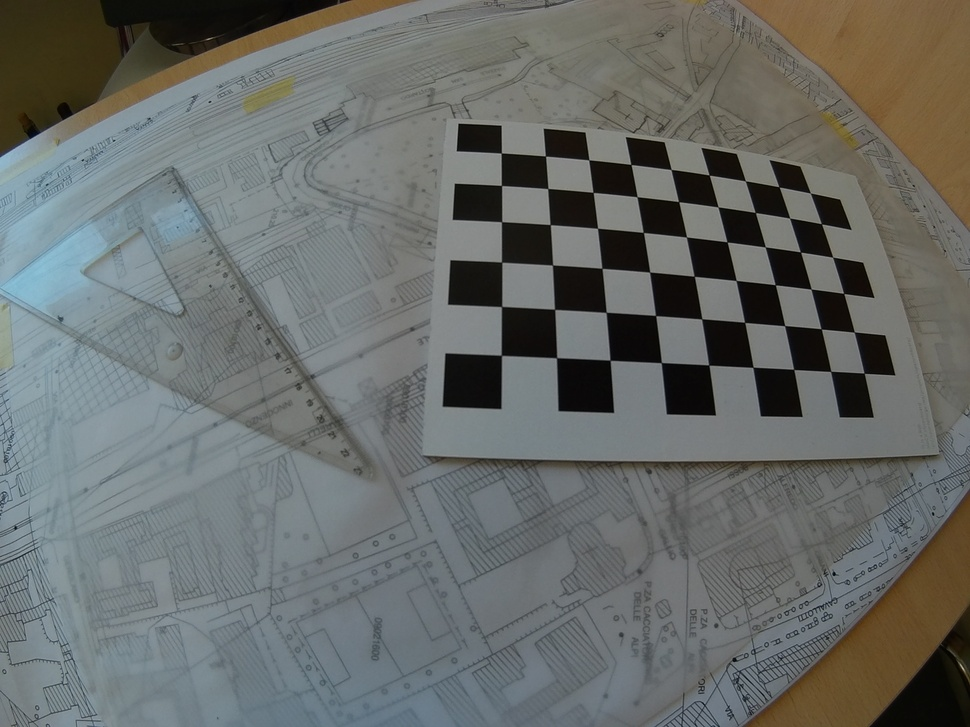
#> input picture openCV/single/HD_18_archi.JPG, 970 x 727 px, shrunk from 2048 x 1536 before the run
$ python calibrate.py single/HD_18_archi.JPG
#> lines starting #> are read from the running program, lines starting #| are printed output that depends on the picture; long printed decimals are rounded
### openCV/common.py
#!/usr/bin/env python

'''
This module contains some common routines used by other samples.
'''

# Python 2/3 compatibility
from __future__ import print_function
import sys
PY3 = sys.version_info[0] == 3

if PY3:
    from functools import reduce

import numpy as np
import cv2

# built-in modules
import os
import itertools as it
from contextlib import contextmanager

image_extensions = ['.bmp', '.jpg', '.jpeg', '.png', '.tif', '.tiff', '.pbm', '.pgm', '.ppm']

class Bunch(object):
    def __init__(self, **kw):
        self.__dict__.update(kw)
    def __str__(self):
        return str(self.__dict__)

def splitfn(fn):
    path, fn = os.path.split(fn)
    name, ext = os.path.splitext(fn)
    return path, name, ext

def anorm2(a):
    return (a*a).sum(-1)
def anorm(a):
    return np.sqrt( anorm2(a) )

# [44 lines left out: functions homotrans, to_rect, rect2rect_mtx, lookat, mtx2rvec, draw_str, not called in this run]

class Sketcher:
    # [8 lines left out: function __init__, not called in this run]

    def show(self):
        cv2.imshow(self.windowname, self.dests[0])

    # [13 lines left out: function on_mouse, not called in this run]


# palette data from matplotlib/_cm.py
_jet_data =   {'red':   ((0., 0, 0), (0.35, 0, 0), (0.66, 1, 1), (0.89,1, 1),
                         (1, 0.5, 0.5)),
               'green': ((0., 0, 0), (0.125,0, 0), (0.375,1, 1), (0.64,1, 1),
                         (0.91,0,0), (1, 0, 0)),
               'blue':  ((0., 0.5, 0.5), (0.11, 1, 1), (0.34, 1, 1), (0.65,0, 0),
                         (1, 0, 0))}

cmap_data = { 'jet' : _jet_data }

# [14 lines left out: function make_cmap, not called in this run]

def nothing(*arg, **kw):
    pass

def clock():
    return cv2.getTickCount() / cv2.getTickFrequency()

# [8 lines left out: function Timer, not called in this run]

class StatValue:
    def __init__(self, smooth_coef = 0.5):
        self.value = None
        self.smooth_coef = smooth_coef
    # [6 lines left out: function update, not called in this run]

class RectSelector:
    # [31 lines left out: functions __init__, onmouse, draw, not called in this run]
    @property
    def dragging(self):
        return self.drag_rect is not None


# [24 lines left out: functions grouper, mosaic, not called in this run]

def getsize(img):
    h, w = img.shape[:2]
    return w, h

def mdot(*args):
    return reduce(np.dot, args)

# [4 lines left out: function draw_keypoints, not called in this run]

### openCV/calibrate.py
#!/usr/bin/env python

'''
camera calibration for distorted images with chess board samples
reads distorted images, calculates the calibration and write undistorted images

usage:
    calibrate.py [--debug <output path>] [--square_size] [<image mask>]

default values:
    --debug:    ./output/
    --square_size: 1.0
    <image mask> defaults to ../data/left*.jpg
'''

# Python 2/3 compatibility
from __future__ import print_function

import numpy as np
import cv2

# local modules
from common import splitfn

# built-in modules
import os

if __name__ == '__main__':
    import sys
    import getopt
    from glob import glob

    args, img_mask = getopt.getopt(sys.argv[1:], '', ['debug=', 'square_size='])
    args = dict(args)
    args.setdefault('--debug', './output/')
    args.setdefault('--square_size', 1.0)
    if not img_mask:
        img_mask = '*.jpg'  # default
    else:
        img_mask = img_mask[0]

    img_names = glob(img_mask)
    debug_dir = args.get('--debug')
    if not os.path.isdir(debug_dir):
        os.mkdir(debug_dir)
    square_size = float(args.get('--square_size'))

    pattern_size = (9, 6)
    pattern_points = np.zeros((np.prod(pattern_size), 3), np.float32)
    pattern_points[:, :2] = np.indices(pattern_size).T.reshape(-1, 2)
    pattern_points *= square_size

    obj_points = []
    img_points = []
    h, w = 0, 0
    img_names_undistort = []
    for fn in img_names:
        print('processing %s... ' % fn, end='')
        img = cv2.imread(fn, 0)
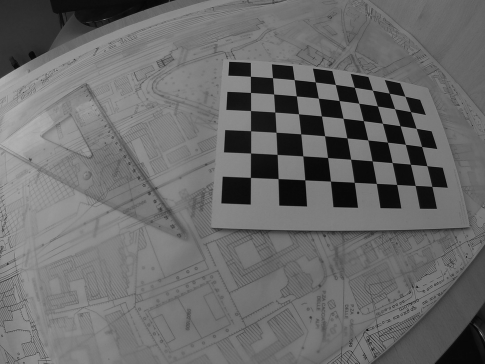
#> img: shape (727, 970) (shown at 1/2 size); min 0, max 182, mean 106.4
        if img is None:
            print("Failed to load", fn)
            continue

        h, w = img.shape[:2]
        found, corners = cv2.findChessboardCorners(img, pattern_size)
#> found = True; corners = 54 rows, first 8: [501.1, 153], [545.3, 155.8], [588.9, 160.1], [631, 164.4], [671, 169.6], [709, 174.9], [745.3, 181], [779, 187]
        if found:
            term = (cv2.TERM_CRITERIA_EPS + cv2.TERM_CRITERIA_COUNT, 30, 0.1)
            cv2.cornerSubPix(img, corners, (5, 5), (-1, -1), term)

        if debug_dir:
            vis = cv2.cvtColor(img, cv2.COLOR_GRAY2BGR)
            cv2.drawChessboardCorners(vis, pattern_size, corners, found)
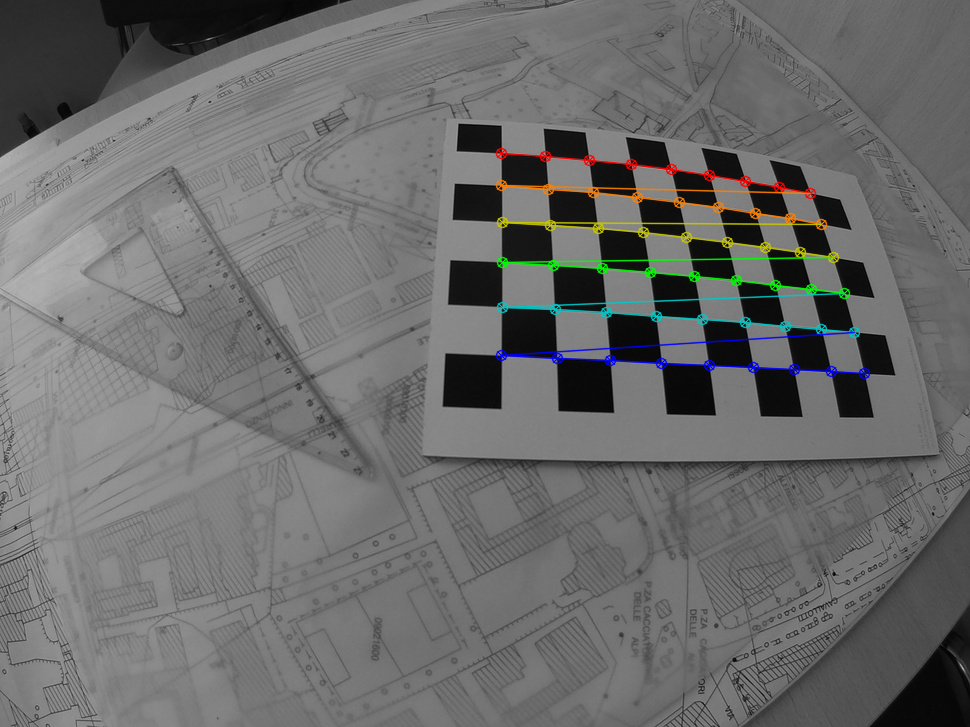
#> vis: shape (727, 970, 3); mean B, G, R 106.6, 107.1, 106.8
            path, name, ext = splitfn(fn)
            outfile = debug_dir + name + '_chess.png'
            cv2.imwrite(outfile, vis)
            if found:
                img_names_undistort.append(outfile)

        if not found:
            print('chessboard not found')
            continue

        img_points.append(corners.reshape(-1, 2))
        obj_points.append(pattern_points)

        print('ok')

    # calculate camera distortion
    rms, camera_matrix, dist_coefs, rvecs, tvecs = cv2.calibrateCamera(obj_points, img_points, (w, h), None, None)
#> rms = 0.142; camera_matrix = [[295.6, 0, 456.2], [0, 279.1, 383.2], [0, 0, 1]]; dist_coefs = [[-0.0813, 0.00831, -0.00235, 0.00209, -0.000567]]; rvecs = ([-0.198, -0.0187, 0.0403],); tvecs = ([0.992, -5.42, 6.23],)

    print("\nRMS:", rms)
#| RMS: 0.1425
    print("camera matrix:\n", camera_matrix)
#| camera matrix:
#|  [[295.593   0.         456.181]
#|  [  0.         279.137 383.245]
#|  [  0.           0.           1.        ]]
    print("distortion coefficients: ", dist_coefs.ravel())
#| distortion coefficients:  [-0.08128  0.008313 -0.002348  0.002086 -0.0005667]

    # undistort the image with the calibration
    print('')
    for img_found in img_names_undistort:
        img = cv2.imread(img_found)

        h,  w = img.shape[:2]
        newcameramtx, roi = cv2.getOptimalNewCameraMatrix(camera_matrix, dist_coefs, (w, h), 1, (w, h))
#> newcameramtx = [[128.5, 0, 575.5], [0, 144.8, 423.1], [0, 0, 1]]; roi = (377, 224, 421, 377)

        dst = cv2.undistort(img, camera_matrix, dist_coefs, None, newcameramtx)
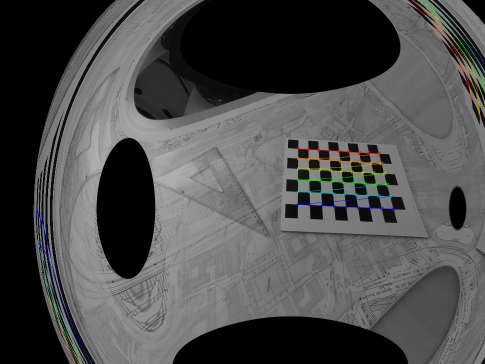
#> dst: shape (727, 970, 3) (shown at 1/2 size); mean B, G, R 75.5, 75.8, 75.7

        # crop and save the image
        x, y, w, h = roi
#> x = 377; y = 224; w = 421; h = 377
        dst = dst[y:y+h, x:x+w]
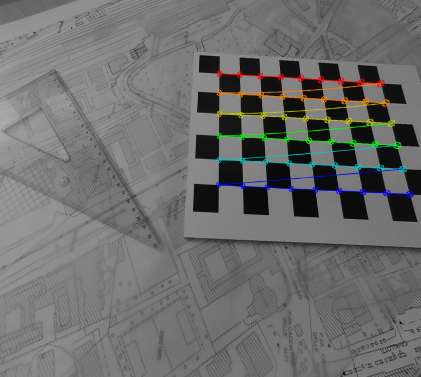
#> dst: shape (377, 421, 3); mean B, G, R 109.1, 110, 109.6
        outfile = img_found + '_undistorted.png'
        print('Undistorted image written to: %s' % outfile)
        cv2.imwrite(outfile, dst)

    cv2.destroyAllWindows()

np.savez('./output/camera_coeffs',camera_matrix, dist_coefs, rvecs, tvecs)

$ run again, on openCV/single/HD_18_im1.JPG
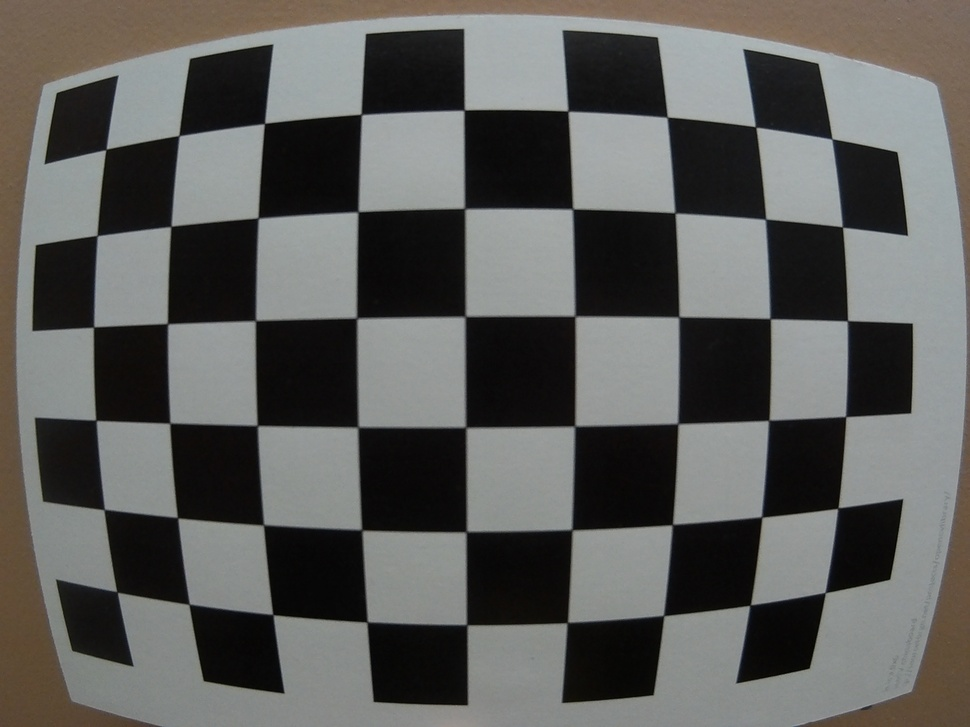
#> input picture openCV/single/HD_18_im1.JPG, 970 x 727 px, shrunk from 2048 x 1536 before the run
#> found = True; corners = 54 rows, first 8: [106, 149.5], [178.9, 135.6], [264.4, 123.5], [361.2, 114.4], [464.1, 110.3], [567.9, 111.3], [667.1, 117.2], [755.7, 127.3]
#> `cv2.drawChessboardCorners(vis, pattern_size, corners, found)`:
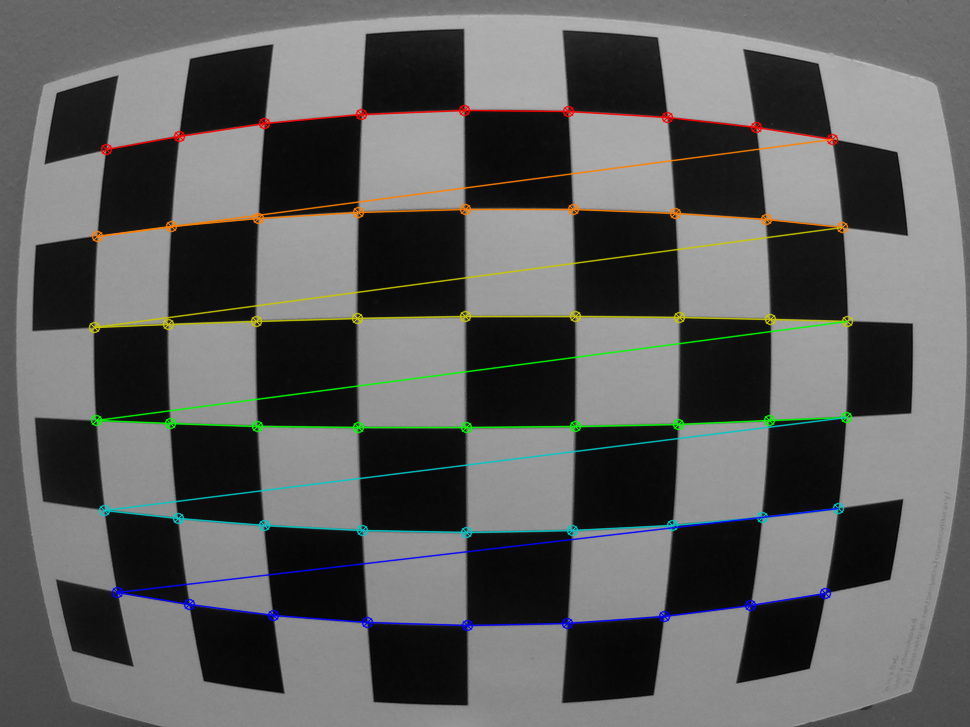
#> vis: shape (727, 970, 3); mean B, G, R 92.8, 94, 93.4
#> rms = 0.399; camera_matrix = [[457.3, 0, 459.3], [0, 457.1, 373.8], [0, 0, 1]]; dist_coefs = [[-0.208, 0.0638, -0.00195, 0.00163, -0.0128]]; rvecs = ([0.0271, 0.0197, -0.00624],); tvecs = ([-3.96, -2.49, 4.15],)
#| RMS: 0.3992
#| camera matrix:
#|  [[457.339   0.         459.266]
#|  [  0.         457.095 373.771]
#|  [  0.           0.           1.        ]]
#| distortion coefficients:  [-0.2075  0.06385 -0.001951  0.001632 -0.0128 ]
#> newcameramtx = [[90.84, 0, 610.2], [0, 130.2, 527.5], [0, 0, 1]]; roi = (519, 421, 192, 207)
#> `x, y, w, h = roi`: x = 519; y = 421; w = 192; h = 207
#> `dst = dst[y:y+h, x:x+w]`:
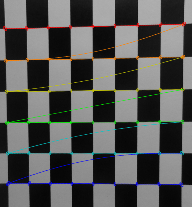
#> dst: shape (207, 192, 3); mean B, G, R 83.9, 85.3, 84.8

$ run again, on openCV/single/HD_18_im1.jpg
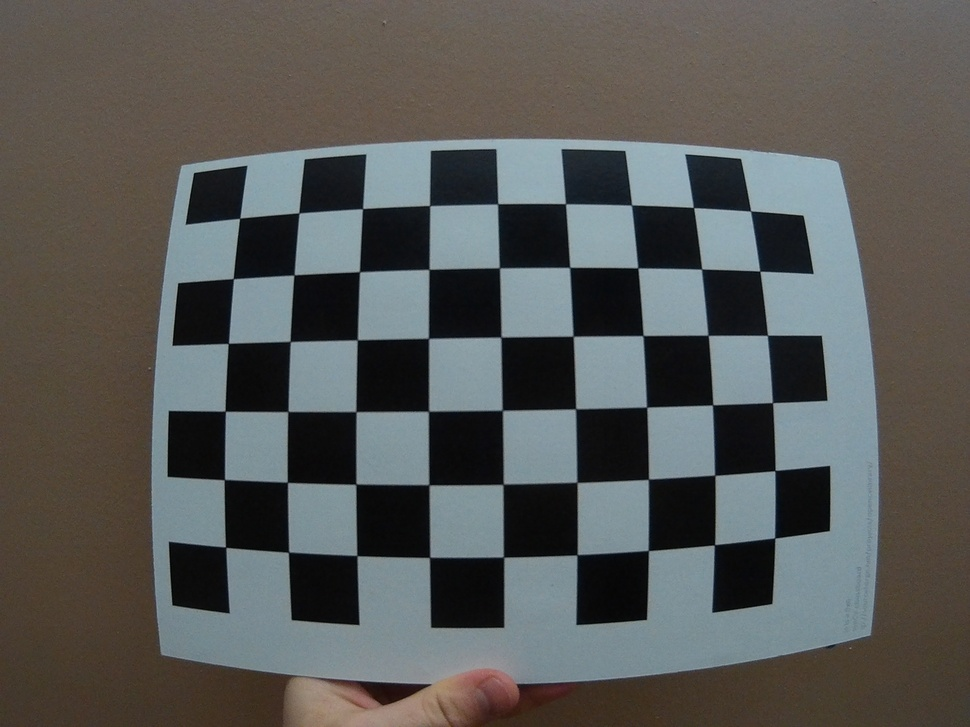
#> input picture openCV/single/HD_18_im1.jpg, 970 x 727 px, shrunk from 2048 x 1536 before the run
#> found = True; corners = 54 rows, first 8: [239.6, 218.4], [298.9, 212.9], [362.6, 208.7], [429.5, 205.7], [497.6, 203.8], [565.5, 203.7], [631.5, 205.1], [693.5, 207.5]
#> `cv2.drawChessboardCorners(vis, pattern_size, corners, found)`:
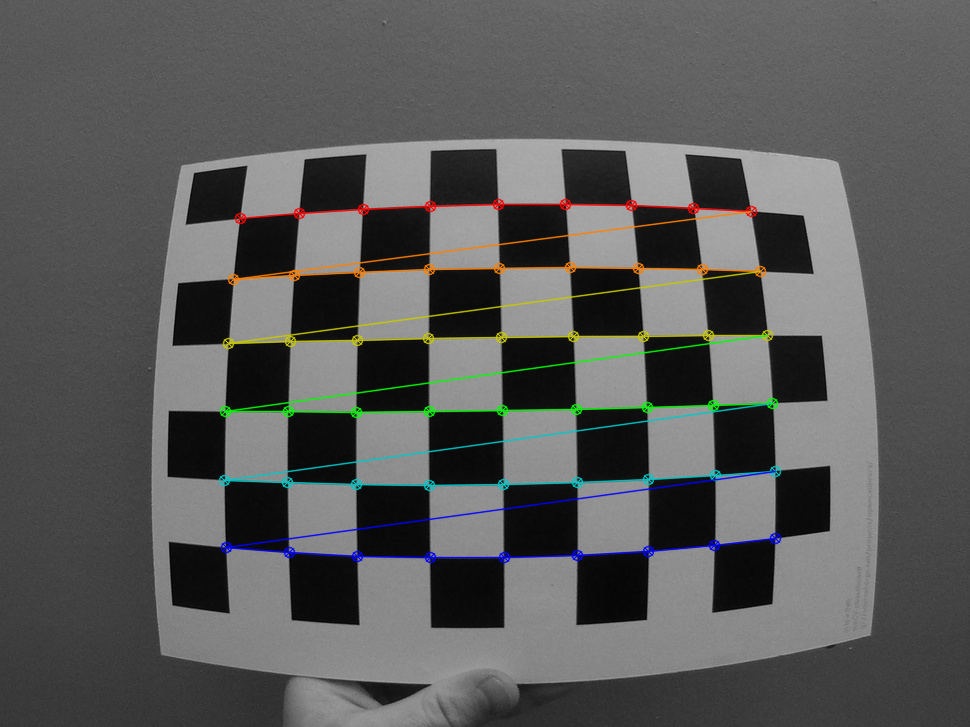
#> vis: shape (727, 970, 3); mean B, G, R 88.2, 89.1, 88.6
#> rms = 0.2; camera_matrix = [[583.9, 0, 472.8], [0, 582.7, 364.4], [0, 0, 1]]; dist_coefs = [[-0.342, 0.178, 0.00104, -0.00258, -0.0628]]; rvecs = ([-0.149, 0.0347, -0.0128],); tvecs = ([-3.63, -2.29, 8.42],)
#| RMS: 0.1998
#| camera matrix:
#|  [[583.893   0.         472.825]
#|  [  0.         582.707  364.447]
#|  [  0.           0.           1.        ]]
#| distortion coefficients:  [-0.3418  0.1783  0.001043 -0.002577 -0.06276 ]
#> newcameramtx = [[74.6, 0, 89.83], [0, 112.7, 251.7], [0, 0, 1]]; roi = (29, 181, 124, 140)
#> `x, y, w, h = roi`: x = 29; y = 181; w = 124; h = 140
#> `dst = dst[y:y+h, x:x+w]`:
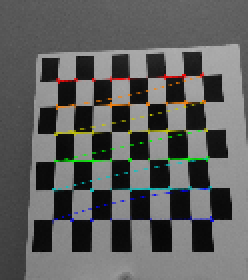
#> dst: shape (140, 124, 3) (shown 2 times larger); mean B, G, R 93.6, 95, 94.4
